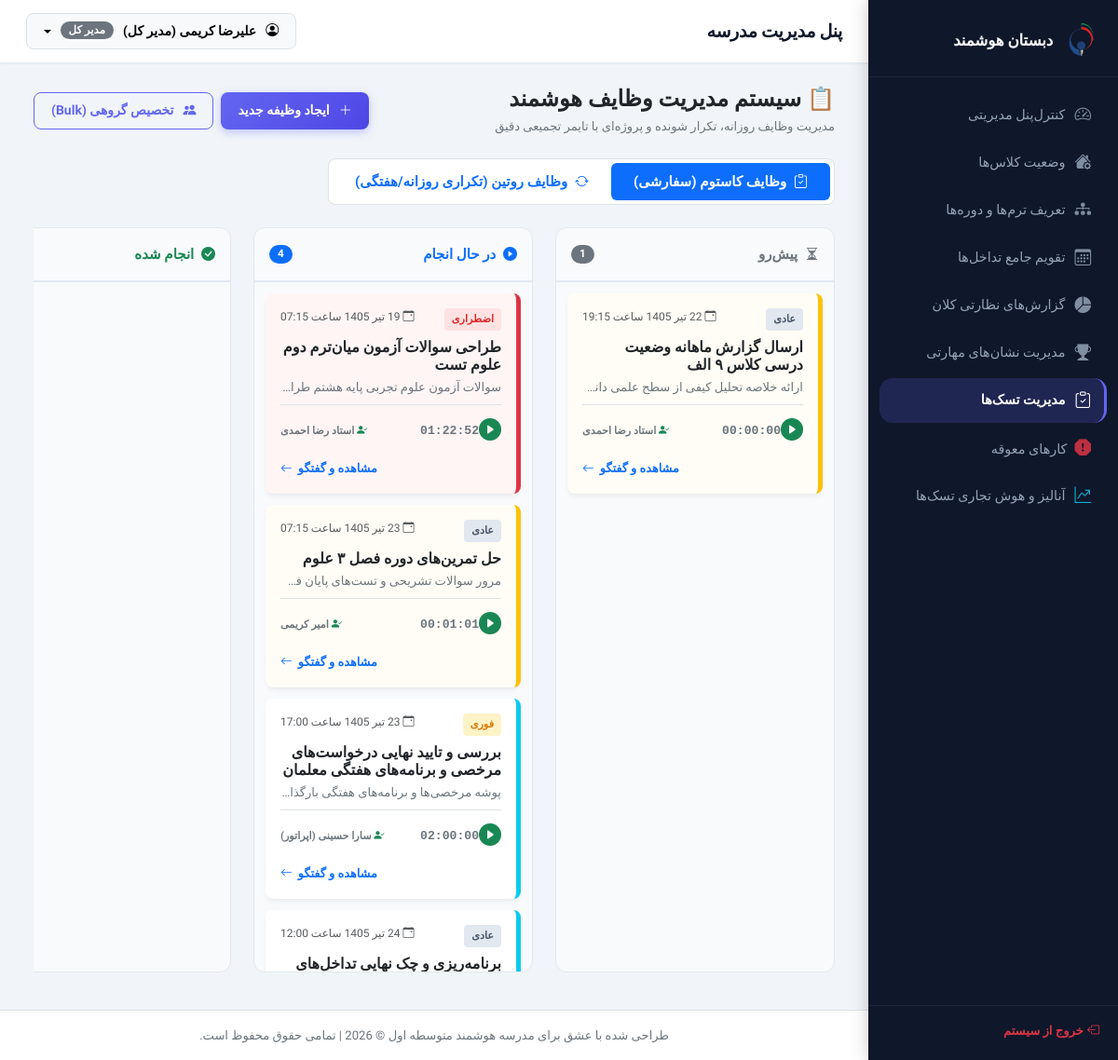
Screenshot of /admin/tasks.php (signed in) with the database file from the repository.
### tables this page shows
CREATE TABLE `tasks` (
  `id` int(11) NOT NULL,
  `template_id` int(11) DEFAULT NULL,
  `title` varchar(255) NOT NULL,
  `description` text DEFAULT NULL,
  `created_by` int(11) NOT NULL,
  `assigned_to` int(11) NOT NULL,
  `task_type` enum('routine','custom') NOT NULL,
  `priority` enum('normal','urgent','critical') DEFAULT 'normal',
  `status` enum('todo','in_progress','done') DEFAULT 'todo',
  `deadline` datetime NOT NULL,
  `attachment_path` varchar(255) DEFAULT NULL,
  `timer_seconds` int(11) DEFAULT 0,
  `timer_last_started` datetime DEFAULT NULL,
  `is_timer_running` tinyint(4) DEFAULT 0,
  `created_at` timestamp NOT NULL DEFAULT current_timestamp(),
  `updated_at` timestamp NOT NULL DEFAULT current_timestamp() ON UPDATE current_timestamp()
);

CREATE TABLE `users` (
  `id` int(11) NOT NULL,
  `national_code` varchar(10) NOT NULL,
  `username` varchar(50) NOT NULL,
  `password` varchar(255) NOT NULL,
  `role` enum('student','teacher','parent','operator','admin') NOT NULL,
  `full_name` varchar(100) NOT NULL,
  `email` varchar(100) DEFAULT NULL,
  `phone` varchar(11) DEFAULT NULL,
  `status` tinyint(4) DEFAULT 1,
  `created_at` timestamp NOT NULL DEFAULT current_timestamp(),
  `avatar_path` varchar(255) DEFAULT NULL
);

### admin/tasks.php (called while the page is built, shortened)
<?php
require_once '../includes/header.php';
$viewMode = 'normal';
require_once '../common/tasks_view.php';
require_once '../includes/footer.php';

### common/tasks_view.php (the view, shortened to what this page needs)
<?php
$viewMode = $viewMode ?? 'normal';
$whereClause = "WHERE 1=1";
$queryParams = [];
$tasks = [];
try {
    $stmtT = $pdo->prepare("SELECT t.*,
        u_creator.full_name as creator_name, u_creator.role as creator_role,
        u_assignee.full_name as assignee_name, u_assignee.role as assignee_role,
        CASE WHEN t.is_timer_running = 1 AND t.timer_last_started IS NOT NULL
             THEN GREATEST(0, UNIX_TIMESTAMP() - UNIX_TIMESTAMP(t.timer_last_started))
             ELSE 0 END as elapsed_seconds
        FROM `tasks` t
        JOIN `users` u_creator ON t.created_by = u_creator.id
        JOIN `users` u_assignee ON t.assigned_to = u_assignee.id
        $whereClause
        ORDER BY t.deadline ASC, t.id DESC");
    $stmtT->execute($queryParams);
    $tasks = $stmtT->fetchAll();
} catch (PDOException $e) {
    error_log("Failed to fetch tasks: " . $e->getMessage());
}
$routineTasks = ['todo' => [], 'in_progress' => [], 'done' => []];
$customTasks = ['todo' => [], 'in_progress' => [], 'done' => []];
foreach ($tasks as $t) {
    $type = $t['task_type'];
    $status = $t['status'];
    $t['border_color_class'] = 'border-info';
    $t['is_overdue'] = false;
    $t['is_near_deadline'] = false;
    if ($status !== 'done') {
        $deadlineTime = strtotime($t['deadline']);
        $now = time();
        if ($deadlineTime < $now) {
            $t['border_color_class'] = 'border-danger';
            $t['is_overdue'] = true;
        } elseif ($deadlineTime - $now <= 86400) {
            $t['border_color_class'] = 'border-warning';
            $t['is_near_deadline'] = true;
        }
    } else {
        $t['border_color_class'] = 'border-success';
    }
    if ($type === 'routine') {
        $routineTasks[$status][] = $t;
    } else {
        $customTasks[$status][] = $t;
    }
}
?>
<div class="container-fluid">
    <div class="d-flex justify-content-between align-items-center mb-4 flex-wrap gap-3">
        <div>
            <h4 class="fw-bold mb-1 text-dark">
                <?php
                if ($viewMode === 'personal') echo '📋 برنامه‌ریزی و کارهای شخصی من';
                elseif ($viewMode === 'assigned') echo '🏫 وظایف و تسک‌های تخصیص‌یافته مدرسه';
                elseif ($viewMode === 'student_tasks') echo '👨‍🎓 تسک‌های ارجاع شده به دانش‌آموزان';
                else echo '📋 سیستم مدیریت وظایف هوشمند';
                ?>
            </h4>
            <p class="text-secondary small mb-0">مدیریت وظایف روزانه، تکرار شونده و پروژه‌ای با تایمر تجمیعی دقیق</p>
        </div>
        <div class="d-flex gap-2">
            <?php if ($currentUser['role'] !== 'student' || $viewMode === 'personal'): ?>
                <button class="btn btn-primary fw-bold" data-bs-toggle="modal" data-bs-target="#createTaskModal">
                    <i class="bi bi-plus-lg me-1"></i> ایجاد وظیفه جدید
                </button>
            <?php endif; ?>
            <?php if (($currentUser['role'] === 'admin' || $currentUser['role'] === 'operator') && $viewMode === 'normal'): ?>
                <button class="btn btn-outline-primary fw-bold" data-bs-toggle="modal" data-bs-target="#createBulkTaskModal">
                    <i class="bi bi-people-fill me-1"></i> تخصیص گروهی (Bulk)
                </button>
            <?php endif; ?>
        </div>
    </div>
    <ul class="nav nav-pills mb-4 bg-white p-1 rounded-3 shadow-xs border" id="taskTab" role="tablist" style="width: fit-content;">
        <li class="nav-item" role="presentation">
            <button class="nav-link active px-4 fw-bold" id="custom-tab" data-bs-toggle="pill" data-bs-target="#custom-pane" type="button" role="tab" aria-controls="custom-pane" aria-selected="true">
                <i class="bi bi-clipboard-check me-1"></i> وظایف کاستوم (سفارشی)
            </button>
        </li>
        <li class="nav-item" role="presentation">
            <button class="nav-link px-4 fw-bold" id="routine-tab" data-bs-toggle="pill" data-bs-target="#routine-pane" type="button" role="tab" aria-controls="routine-pane" aria-selected="false">
                <i class="bi bi-arrow-repeat me-1"></i> وظایف روتین (تکراری روزانه/هفتگی)
            </button>
        </li>
    </ul>
    <div class="tab-content" id="taskTabContent">
        <div class="tab-pane fade show active" id="custom-pane" role="tabpanel" aria-labelledby="custom-tab">
            <div class="kanban-board">
                <div class="kanban-column" data-status="todo" ondragover="allowDrop(event)" ondrop="drop(event, 'custom')">
                    <div class="kanban-column-header">
                        <span class="text-secondary"><i class="bi bi-hourglass-split me-1"></i> پیش‌رو</span>
                        <span class="badge bg-secondary rounded-pill"><?= count($customTasks['todo']) ?></span>
                    </div>
                    <div class="kanban-cards">
                        <?php foreach ($customTasks['todo'] as $task) renderTaskCard($task); ?>
                    </div>
                </div>
                <div class="kanban-column" data-status="in_progress" ondragover="allowDrop(event)" ondrop="drop(event, 'custom')">
                    <div class="kanban-column-header text-primary">
                        <span><i class="bi bi-play-circle-fill me-1 text-primary"></i> در حال انجام</span>
                        <span class="badge bg-primary rounded-pill"><?= count($customTasks['in_progress']) ?></span>
                    </div>
                    <div class="kanban-cards">
                        <?php foreach ($customTasks['in_progress'] as $task) renderTaskCard($task); ?>
                    </div>
                </div>
                <div class="kanban-column" data-status="done" ondragover="allowDrop(event)" ondrop="drop(event, 'custom')">
                    <div class="kanban-column-header text-success">
                        <span><i class="bi bi-check-circle-fill me-1 text-success"></i> انجام شده</span>
                    </div>
                    <div class="kanban-cards">
                    </div>
                </div>
            </div>
        </div>
    </div>
</div>
<?php
function renderTaskCard($task) {
    global $currentUser;
    $badgeClass = 'priority-normal';
    $badgeText = 'عادی';
    if ($task['priority'] === 'urgent') { $badgeClass = 'priority-urgent'; $badgeText = 'فوری'; }
    elseif ($task['priority'] === 'critical') { $badgeClass = 'priority-critical'; $badgeText = 'اضطراری'; }
    $timerState = $task['is_timer_running'] ? 'running' : 'paused';
    $timerClass = $task['is_timer_running'] ? 'bi-pause-circle-fill text-danger' : 'bi-play-circle-fill text-success';
    $isOwner = ($task['assigned_to'] == $currentUser['id'] || $task['created_by'] == $currentUser['id'] || in_array($currentUser['role'], ['admin', 'operator', 'teacher']));
    $bgStyle = "";
    if ($task['status'] !== 'done') {
        if ($task['is_overdue']) {
            $bgStyle = "background-color: #FFF5F5;";
        } elseif ($task['is_near_deadline']) {
            $bgStyle = "background-color: #FFFDF5;";
        }
    }
?>
    <div class="kanban-card <?= $task['border_color_class'] ?>"
         id="task-card-<?= $task['id'] ?>"
         draggable="true"
         ondragstart="drag(event, <?= $task['id'] ?>)"
         ondragend="dragEnd(event)"
         onclick="openTaskDetails(<?= $task['id'] ?>, event)"
         style="<?= $bgStyle ?> cursor: pointer;">
        <div class="d-flex justify-content-between align-items-start mb-2">
            <span class="priority-badge <?= $badgeClass ?>"><?= $badgeText ?></span>
            <small class="text-muted" style="font-size: 0.75rem;"><i class="bi bi-calendar-event me-0.5"></i> <?= to_shamsi($task['deadline']) ?> ساعت <?= date('H:i', strtotime($task['deadline'])) ?></small>
        </div>
        <h6 class="fw-bold mb-1 text-dark"><?= htmlspecialchars($task['title']) ?></h6>
        <p class="text-secondary small mb-2 text-truncate" style="max-height: 40px;"><?= htmlspecialchars($task['description']) ?></p>
        <div class="d-flex justify-content-between align-items-center mt-2 border-top pt-2">
            <div class="d-flex align-items-center gap-1.5">
                <?php if ($task['status'] !== 'done' && $isOwner): ?>
                    <button type="button" class="timer-btn" onclick="toggleTimer(<?= $task['id'] ?>, event)" id="timer-btn-<?= $task['id'] ?>">
                        <i class="bi <?= $timerClass ?> fs-4" id="timer-icon-<?= $task['id'] ?>"></i>
                    </button>
                    <?php
                    $displaySeconds = $task['timer_seconds'];
                    ?>
                    <span class="timer-container small text-secondary"
                          id="timer-display-<?= $task['id'] ?>"
                          data-seconds="<?= $displaySeconds ?>"
                          data-state="<?= $timerState ?>">
                        <?= formatTimer($displaySeconds) ?>
                    </span>
                <?php else: ?>
                    <span class="small text-success fw-bold"><i class="bi bi-clock-history me-1"></i>زمان: <?= formatTimer($task['timer_seconds']) ?></span>
                <?php endif; ?>
            </div>
            <small class="text-secondary fw-bold" style="font-size: 0.7rem;">
                <?php if ($currentUser['id'] == $task['assigned_to']): ?>
                    <i class="bi bi-person-fill text-primary" title="سازنده: <?= htmlspecialchars($task['creator_name']) ?>"></i> <?= htmlspecialchars($task['creator_name']) ?>
                <?php else: ?>
                    <i class="bi bi-person-check-fill text-success" title="انجام‌دهنده: <?= htmlspecialchars($task['assignee_name']) ?>"></i> <?= htmlspecialchars($task['assignee_name']) ?>
                <?php endif; ?>
            </small>
        </div>
        <div class="text-end mt-2">
            <button class="btn btn-link btn-sm p-0 fw-bold text-decoration-none" onclick="openTaskDetails(<?= $task['id'] ?>, event)">
                مشاهده و گفتگو <i class="bi bi-arrow-left"></i>
            </button>
        </div>
    </div>
<?php
}
function formatTimer($seconds) {
    if ($seconds <= 0) return "00:00:00";
    $h = floor($seconds / 3600);
    $m = floor(($seconds % 3600) / 60);
    $s = $seconds % 60;
    return sprintf('%02d:%02d:%02d', $h, $m, $s);
}
?>

### assets/css/style.css (style rules this page uses)
:root { --sidebar-bg: #0F172A; --sidebar-hover: rgba(99, 102, 241, 0.12); --sidebar-text: #94A3B8; --sidebar-active-text: #FFFFFF; --sidebar-active-bg: rgba(99, 102, 241, 0.2); --sidebar-active-border:#6366F1; --sidebar-width: 268px; --body-bg: #F1F5F9; --card-bg: #FFFFFF; --card-bg-alt: #F8FAFC; --text-primary: #0F172A; --text-secondary: #475569; --text-muted: #94A3B8; --primary: #6366F1; --primary-hover: #4F46E5; --primary-light: rgba(99, 102, 241, 0.1); --primary-subtle: #EEF2FF; --accent: #F97316; --accent-hover: #EA6C00; --accent-light: rgba(249, 115, 22, 0.1); --success: #10B981; --success-light: rgba(16, 185, 129, 0.1); --danger: #EF4444; --danger-light: rgba(239, 68, 68, 0.1); --warning: #F59E0B; --warning-light: rgba(245, 158, 11, 0.1); --info: #3B82F6; --info-light: rgba(59, 130, 246, 0.1); --border: #E2E8F0; --border-strong: #CBD5E1; --shadow-xs: 0 1px 2px rgba(0,0,0,.04); --shadow-sm: 0 2px 8px rgba(0,0,0,.06), 0 0 0 1px rgba(0,0,0,.04); --shadow-md: 0 4px 16px rgba(0,0,0,.08), 0 0 0 1px rgba(0,0,0,.04); --shadow-lg: 0 8px 32px rgba(0,0,0,.10), 0 0 0 1px rgba(0,0,0,.04); --shadow-clay: 4px 4px 0px rgba(99,102,241,.18), 0 4px 16px rgba(99,102,241,.12); --radius-sm: 8px; --radius-md: 14px; --radius-lg: 20px; --radius-xl: 28px; --radius-pill: 999px; --ease: cubic-bezier(0.25, 0.8, 0.25, 1); --transition: 0.22s var(--ease); }
*, *::before, *::after { box-sizing: border-box; }
html { scroll-behavior: smooth; }
body { font-family: 'Vazirmatn', system-ui, sans-serif; background-color: var(--body-bg); color: var(--text-primary); direction: rtl; overflow-x: hidden; -webkit-font-smoothing: antialiased; font-size: 15px; line-height: 1.6; }
.btn { border-radius: var(--radius-sm); padding: 9px 18px; font-weight: 600; font-size: 0.875rem; font-family: 'Vazirmatn', sans-serif; transition: all var(--transition); cursor: pointer; display: inline-flex; align-items: center; gap: 6px; border: none; line-height: 1.4; }
.btn-primary { background: linear-gradient(135deg, var(--primary) 0%, var(--primary-hover) 100%); color: white; box-shadow: 0 3px 10px rgba(99,102,241,.35); }
.btn-outline-primary { border: 1.5px solid var(--primary); color: var(--primary); background: transparent; }
.btn-sm { padding: 6px 12px; font-size: 0.8rem; border-radius: 8px; }
.badge { font-family: 'Vazirmatn', sans-serif; font-weight: 600; font-size: 0.73rem; padding: 4px 9px; border-radius: var(--radius-pill); letter-spacing: 0; }
.container-fluid { animation: fadeInUp 0.25s var(--ease); }

### common/tasks_view.php (style rules this page uses)
.kanban-board { display: flex; gap: 1.5rem; overflow-x: auto; padding-bottom: 1rem; min-height: 550px; }
.kanban-column { flex: 1; min-width: 300px; background: #F8FAFC; border-radius: 12px; border: 1px solid #E2E8F0; display: flex; flex-direction: column; max-height: 800px; }
.kanban-column-header { padding: 1rem; font-weight: 700; border-bottom: 2px solid #E2E8F0; display: flex; justify-content: space-between; align-items: center; }
.kanban-cards { padding: 0.75rem; overflow-y: auto; flex: 1; display: flex; flex-direction: column; gap: 0.75rem; }
.kanban-card { background: white; border-radius: 8px; box-shadow: 0 4px 6px -1px rgba(0, 0, 0, 0.05), 0 2px 4px -1px rgba(0, 0, 0, 0.03); padding: 1rem; cursor: grab; border-right: 5px solid #E2E8F0; transition: transform 0.2s, box-shadow 0.2s; }
.priority-badge { font-size: 0.7rem; padding: 0.2rem 0.5rem; border-radius: 4px; font-weight: 700; }
.priority-normal { background-color: #E2E8F0; color: #475569; }
.priority-urgent { background-color: #FEF3C7; color: #D97706; }
.priority-critical { background-color: #FEE2E2; color: #DC2626; }
.timer-btn { border: none; background: none; padding: 0; cursor: pointer; outline: none; display: inline-flex; align-items: center; }
.timer-container { font-family: monospace; font-weight: bold; }

### rows the page displays
tasks: deadline "19:15", title "ارسال گزارش ماهانه وضعیت درسی کلاس ۹ الف", is_timer_running 0 (drawn), timer_seconds "00:00:00", assigned_to.full_name "استاد رضا احمدی"
tasks: priority "اضطراری", deadline "07:15", title "طراحی سوالات آزمون میان‌ترم دوم علوم تست", is_timer_running 0 (drawn), timer_seconds "01:22:52", assigned_to.full_name "استاد رضا احمدی"
tasks: deadline "07:15", title "حل تمرین‌های دوره فصل ۳ علوم", is_timer_running 0 (drawn), timer_seconds "00:01:01", created_by.full_name "امیر کریمی"
tasks: priority "فوری", deadline "17:00", title "بررسی و تایید نهایی درخواست‌های مرخصی و برنامه‌های هفتگی معلمان", is_timer_running 0 (drawn), timer_seconds "02:00:00", assigned_to.full_name "سارا حسینی (اپراتور)"
tasks: deadline "12:00", title "برنامه‌ریزی و چک نهایی تداخل‌های…"

### other values shown
$currentUser['full_name'] "علیرضا کریمی (مدیر کل)"
get_role_fa($currentUser['role']) "مدیر کل"
count($customTasks['todo']) "1"
count($customTasks['in_progress']) "4"
